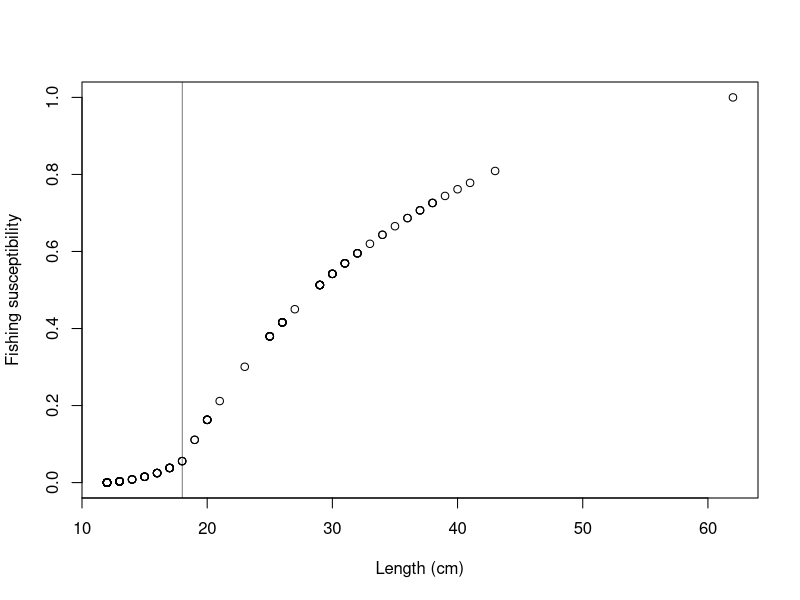
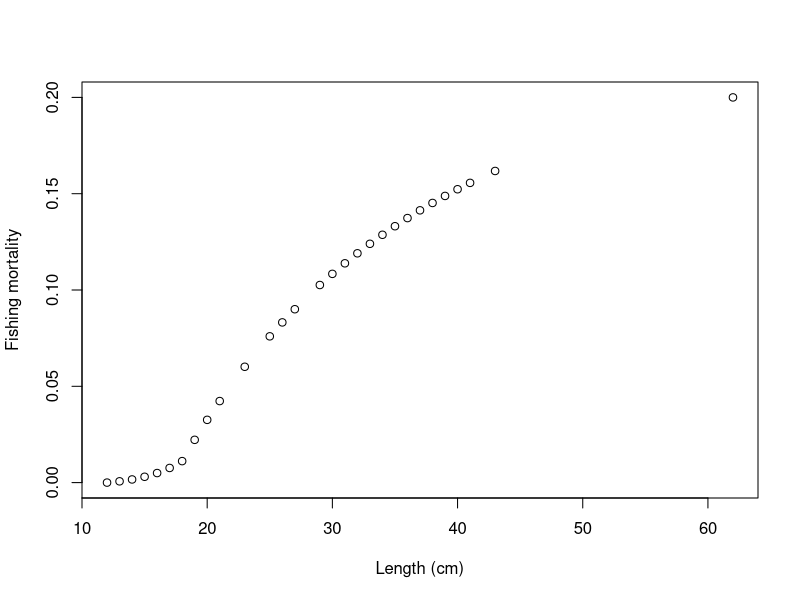

Here is the R script that generated these plots, in order:
# Fishing simulation functions

# Hamilton et al, 2022. "Climate impacts alter fisheries productivity 
#  and turnover on coral reefs". Coral Reefs


library(tidyverse)
require(scales)


## Load UVC fish data:

#example dataset from Cousin Carbonate site in 1994:
Sey.fish <- read.csv("data/fish-productivity-estimates.csv")
head(Sey.fish)


## Load size at first capture for targeted species: 
# (from Graham et al, 2007. "Lag effects in the impacts of mass coral bleaching
# on coral reef fish, fisheries, and ecosystems". Conservation Biology)
size1stC <- read.csv("data/target-species_Seychelles-UVC.csv", na.strings=c(""," ","NA"))
head(size1stC)


## Merge UVC and size at first capture data:
seyF <- merge(Sey.fish, size1stC, by=c("species"), all.x=TRUE)
head(seyF)


## Round length estimates up to whole cm:
seyF$Length2 <- round(seyF$Length2)


## Subset to get only target species:
sey.targ <- seyF[which(seyF$target!="NA"),]


#-------------------------------------------------

# Fishing probability distribution function: 
# (from Morais et al, 2020. "Human exploitation shapes productivity-biomass
# relationships on coral reefs". Global Change Biology)

fpdmpg <- function (x, x0 = 36, k = 0.025, L = 1, b = 6, propBL = 1.25) {   
  B <- propBL * L
  a <- (B + ((L - B) * exp (exp (-k * ((x0 / 2) - x0))))) / (x0 /2) ^ b
  rescale (ifelse (x > (x0 / 2),
                   B + ((L - B) * exp (exp (-k * (x - x0)))),
                   a * (x ^ b)), c (0, L))
}

# target size = size at which fish are considered fishable = 18cm (estimate for our study)
# set xtar at 2 * target size = 36cm


fpd <- fpdmpg(sey.targ$Length2)
# Values are the fishing susceptibility. Multiply by a capture rate to get
# fishing mortality (F) values.

plot(fpd ~ Length2, data=sey.targ, xlab="Length (cm)", ylab="Fishing susceptibility")
abline(v=18, lty=1, lwd=0.5)


## Add values into dataset:
sey.targ$fpd <- fpd
head(sey.targ)

#extract only Length2 and fpd columns:
L.fpd <- sey.targ[,c("Length2","fpd")]
head(L.fpd)

#reorder by ascending Length2
L.fpd2 <- arrange(L.fpd, Length2)
head(L.fpd2)

# remove duplicate length values to leave only one row per length
L.fpd3 <- L.fpd2[!duplicated(L.fpd2$Length2),]
L.fpd3


## Can now merge value with other data if required

# e.g.:   merge(mydata, L.fpd3, by=c("Length2"), all.x=TRUE)


## Example, using capture rate of 0.2:

# mydata$F_0.2 <- mydata$fpd * 0.2

plot((fpd*0.2) ~ Length2, data=L.fpd3, xlab="Length (cm)", ylab="Fishing mortality")
# length-dependent F values for capture rate of 0.2


## Use F values to remove fish biomass (in addition to natural mortality) 

#e.g.: 
sey.targ$F_0.2 <- sey.targ$fpd * 0.2

sey.targ$prod_yr_F0.2 <- sey.targ$prod_yr - (sey.targ$prod_yr * sey.targ$F_0.2)
head(sey.targ)

# Natural mortality (M) losses were stochastic during productivity calculations,
# Fishing mortality (F) losses are applied afterwards, here.

##### END OF SCRIPT #####